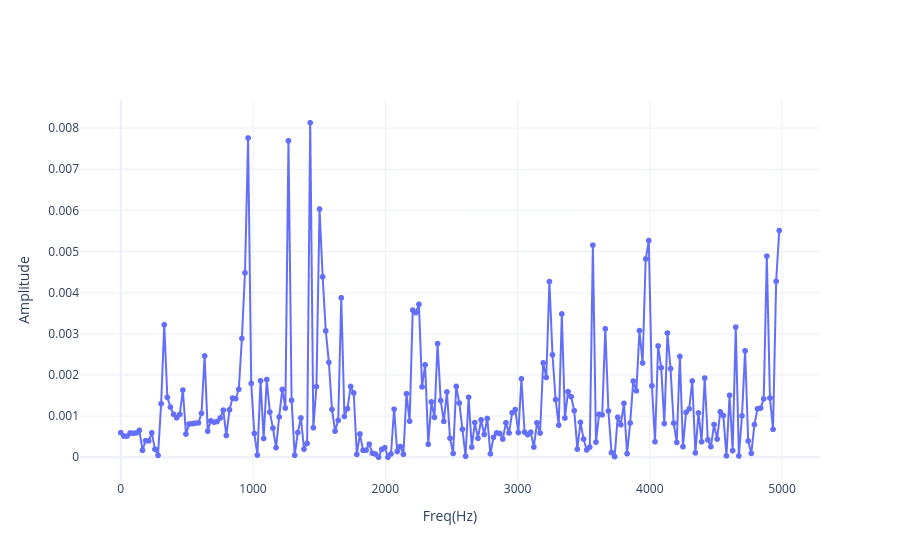
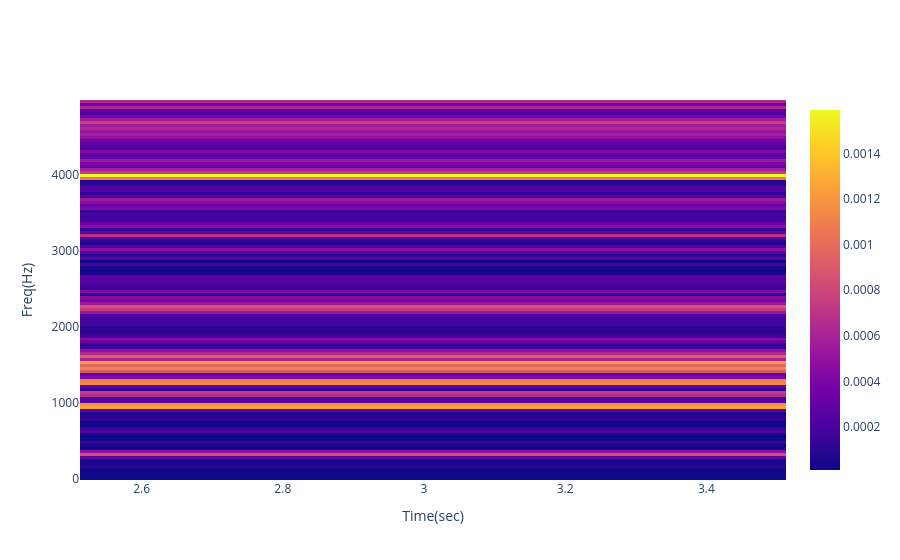

The notebook cell saved with these charts, in order:
### Markdown cell above
# Data Plot

### Code cell
START_SEC = 3
vib.n_cycle = 5


vib.apply_aggregation() # apply several filters
subset = vib.make_subset_after(sec=START_SEC)

# # plot data
# # vib.static_plot()
vib.plot()

# # # plot fft
vib.fft(data=subset,
        plot=True)

# # # plot spectrogram
vib.spectrogram(data=subset,
                plot=True)

# plot wavelet
(ax,cwt) = vib.wavelet(data=subset)
